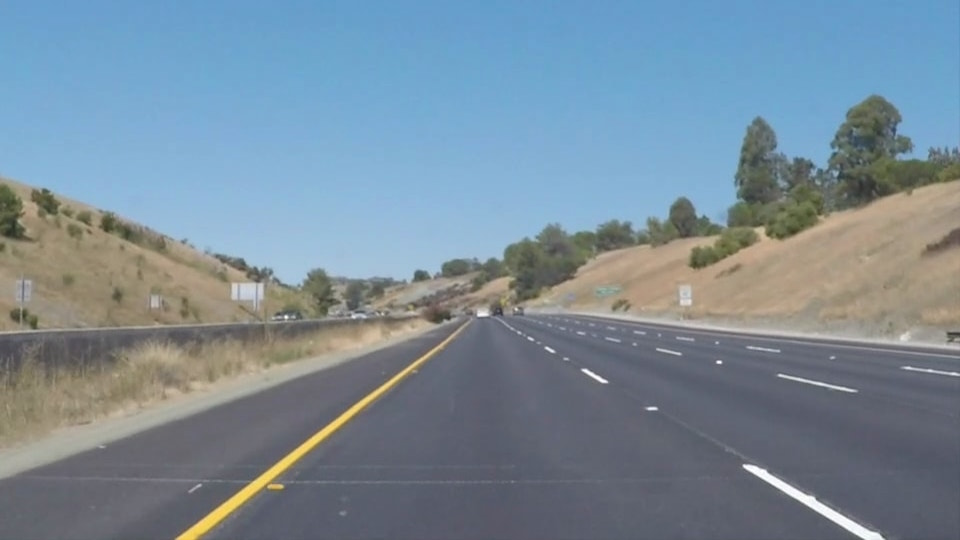
#> input picture lane1.jpg, 960 x 540 px
$ python compute_LBP.py
#> lines starting #> are read from the running program, lines starting #| are printed output that depends on the picture
import cv2
import numpy as np

# 计算LBP等价模式
def compute_lbp(image):
    height, width = image.shape[:2]
    lbp_image = np.zeros_like(image)

    for y in range(1, height - 1):
        for x in range(1, width - 1):
            center = image[y, x]
            code = 0
            powers = [1, 2, 4, 8, 16, 32, 64, 128]
            neighbors = [image[y - 1, x - 1], image[y - 1, x], image[y - 1, x + 1],
                         image[y, x + 1], image[y + 1, x + 1], image[y + 1, x],
                         image[y + 1, x - 1], image[y, x - 1]]

            for i in range(8):
                if neighbors[i] >= center:
                    code += powers[i]

            lbp_image[y, x] = code

    return lbp_image

# 计算LBP等价模式表
def compute_lbp_table():
    table = np.zeros(256, dtype=np.uint8)
    label = 1

    for i in range(256):
        binary = bin(i)[2:].zfill(8)  # 转为8位二进制数
        transitions = binary.count('01') + binary.count('10')  # 计算01或10的转换次数

        if transitions <= 2:
            table[i] = label
            label += 1

    return table

# 加载图像并转换为灰度图像
image = cv2.imread('lane1.jpg', 0)
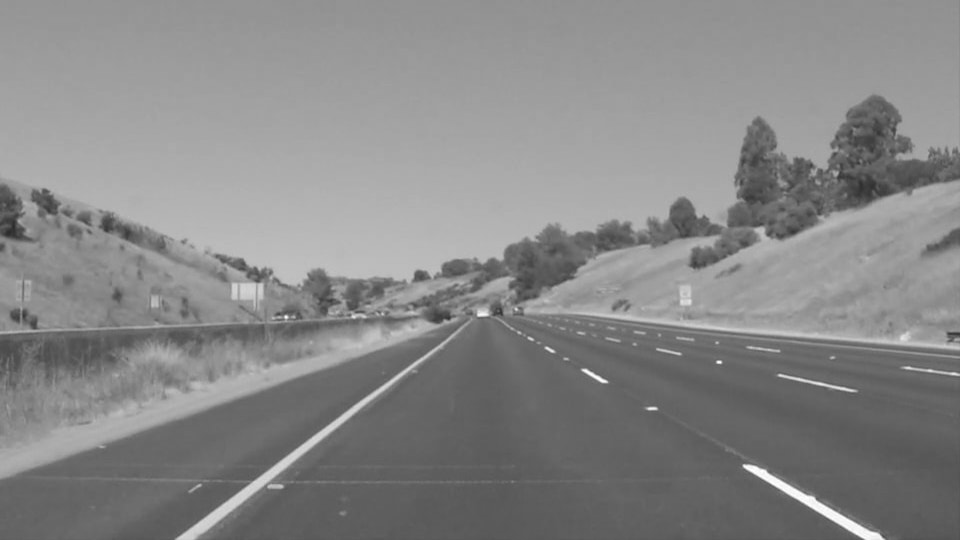
#> image: shape (540, 960); min 42, max 255, mean 135.5

# 计算LBP等价模式
lbp_image = compute_lbp(image)
#> after the loop in compute_lbp, `for y in range(1, height - 1):`:
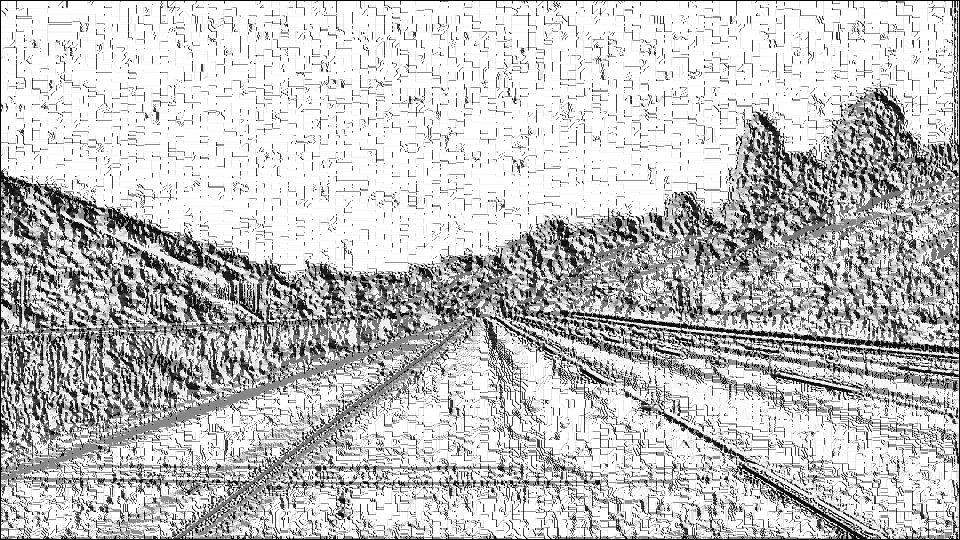
#> lbp_image: shape (540, 960); min 0, max 255, mean 195.9

# 计算LBP等价模式表
lbp_table = compute_lbp_table()

# 对LBP等价模式进行映射
lbp_image_mapped = lbp_table[lbp_image]
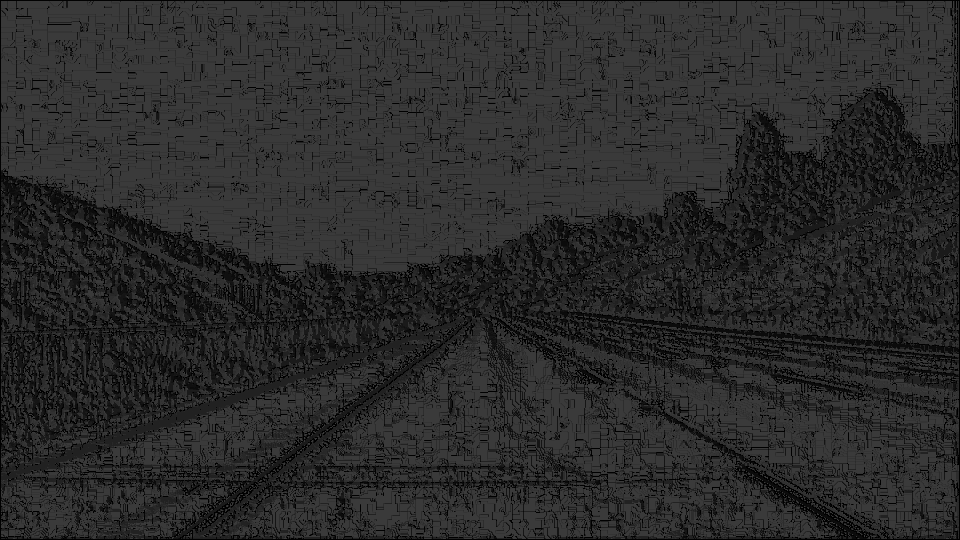
#> lbp_image_mapped: shape (540, 960); min 0, max 58, mean 42.6

# 显示原始图像和LBP等价模式图像
# cv2.imshow('原始图像', image)
cv2.imshow('LBP等价模式图像', lbp_image_mapped)
cv2.waitKey(0)
cv2.destroyAllWindows()

$ run again, with lane2.jpg copied over lane1.jpg
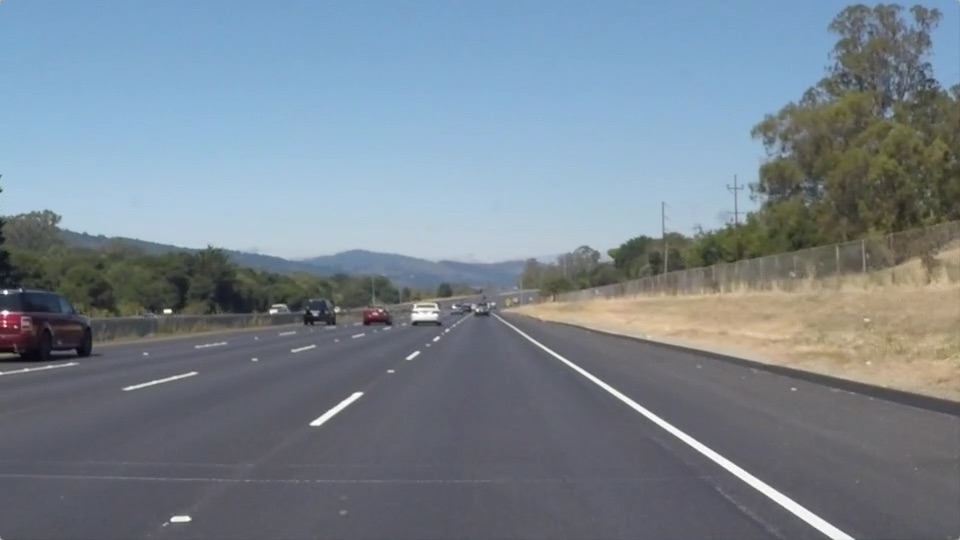
#> input picture lane2.jpg, 960 x 540 px
#> after the loop in compute_lbp, `for y in range(1, height - 1):`:
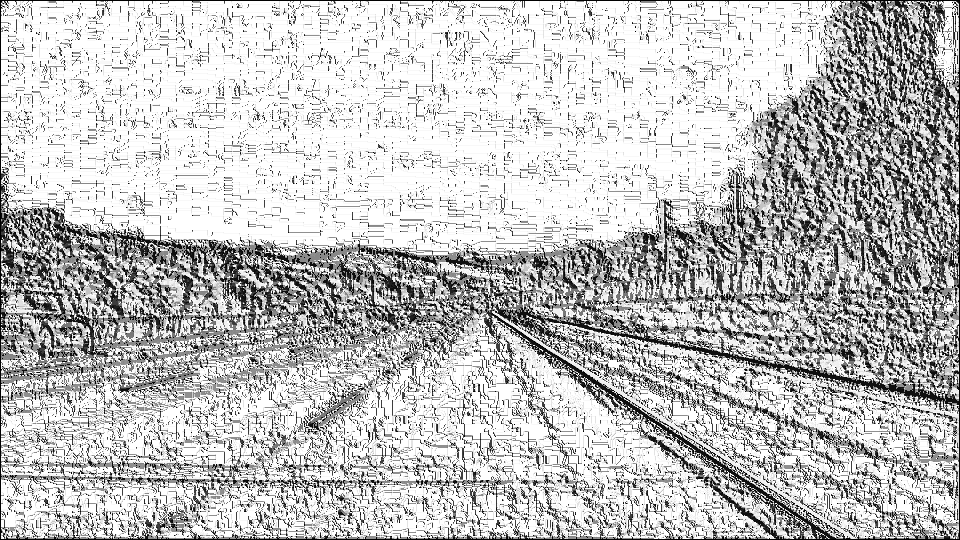
#> lbp_image: shape (540, 960); min 0, max 255, mean 192.5
#> `lbp_image_mapped = lbp_table[lbp_image]`:
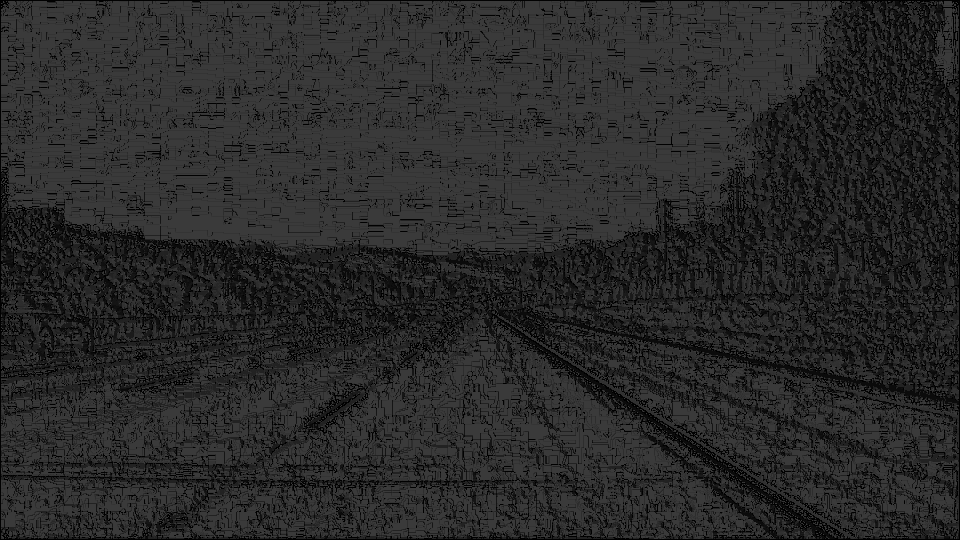
#> lbp_image_mapped: shape (540, 960); min 0, max 58, mean 41.4
